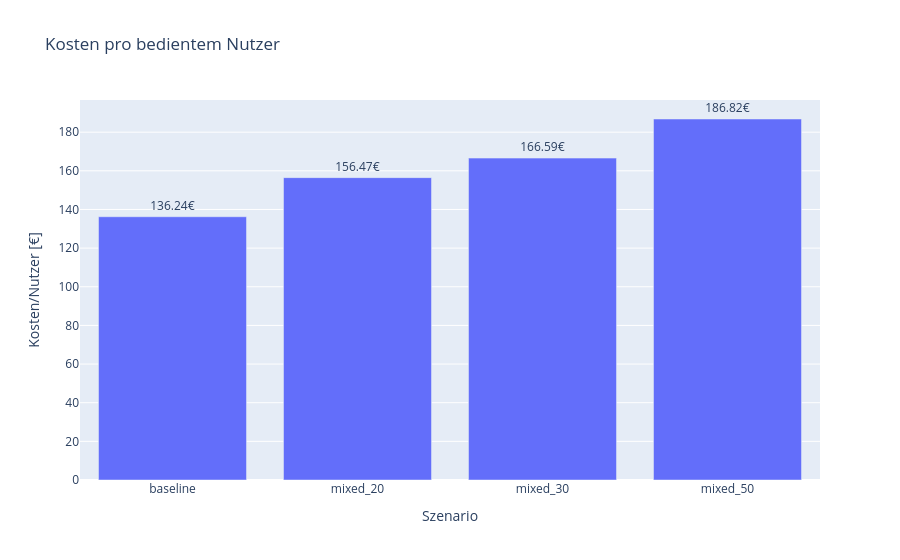

Notebook code cell kept with this figure:
### Markdown cell above
## 6. Kosten pro bedientem Nutzer

### Code cell
fig4 = px.bar(
    result_df,
    x='Szenario',
    y='Kosten/Nutzer [€]',
    title='Kosten pro bedientem Nutzer',
    text='Kosten/Nutzer [€]'
)
fig4.update_traces(texttemplate='%{text:.2f}€', textposition='outside')
fig4.show()

### Figure 1 — Plotly figure (JSON) as saved in the notebook; plotly's stock layout.template omitted (floating-point values rounded to 4 significant figures)
{"data": [{"alignmentgroup": "True", "hovertemplate": "Szenario=%{x}<br>Kosten/Nutzer [€]=%{text}<extra></extra>", "legendgroup": "", "marker": {"color": "#636efa", "pattern": {"shape": ""}}, "name": "", "offsetgroup": "", "orientation": "v", "showlegend": false, "text": [136.2, 156.5, 166.6, 186.8], "textposition": "outside", "texttemplate": "%{text:.2f}€", "type": "bar", "x": ["baseline", "mixed_20", "mixed_30", "mixed_50"], "xaxis": "x", "y": [136.2, 156.5, 166.6, 186.8], "yaxis": "y"}], "layout": {"barmode": "relative", "legend": {"tracegroupgap": 0}, "title": {"text": "Kosten pro bedientem Nutzer"}, "xaxis": {"anchor": "y", "domain": [0, 1], "title": {"text": "Szenario"}}, "yaxis": {"anchor": "x", "domain": [0, 1], "title": {"text": "Kosten/Nutzer [€]"}}}}
